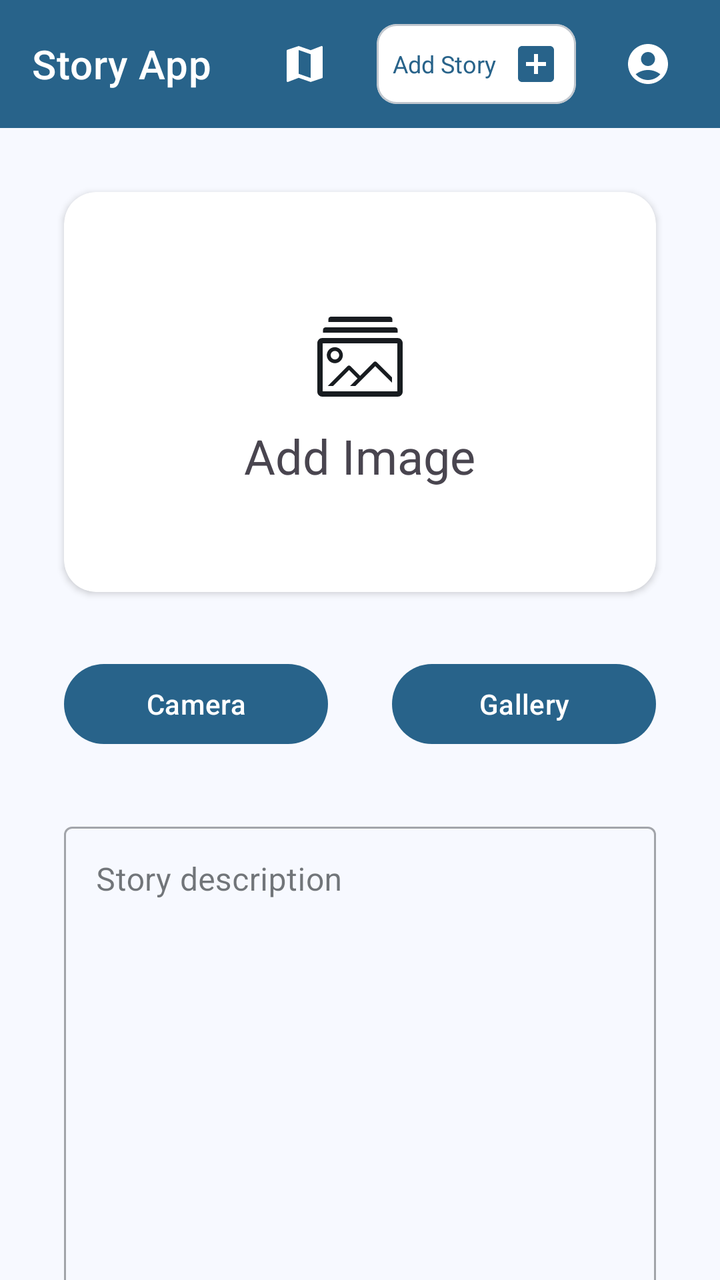
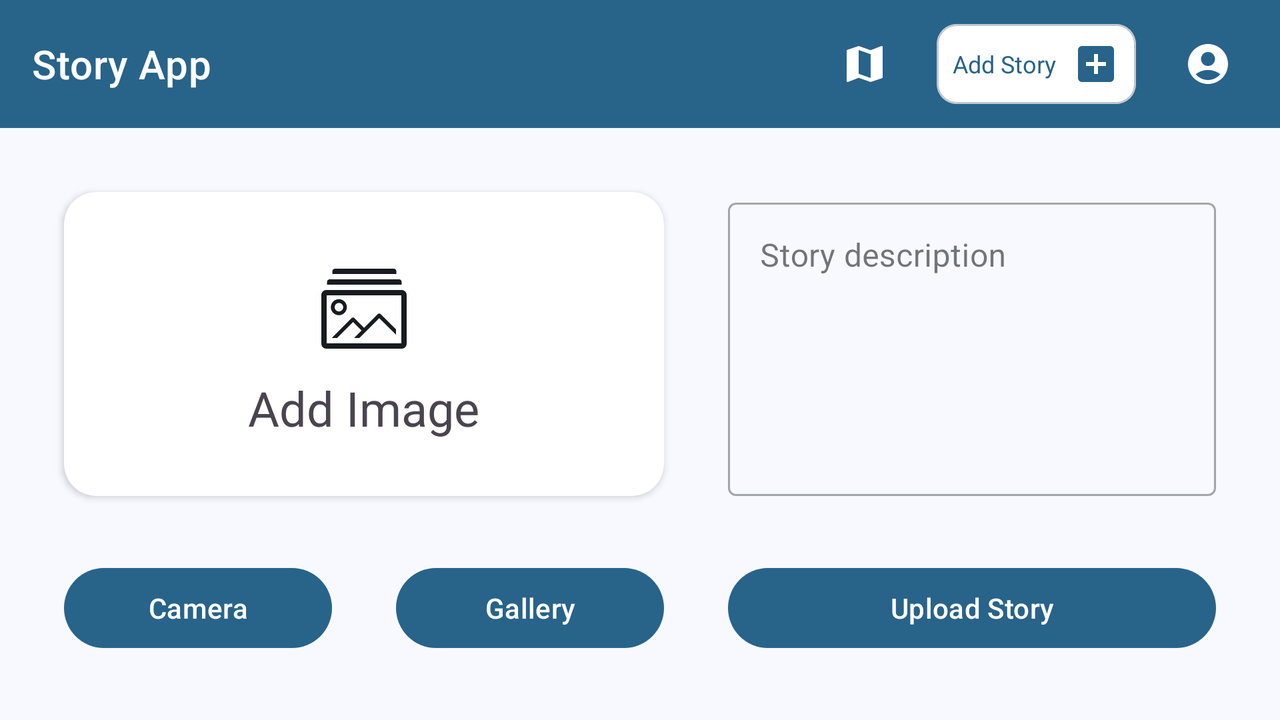

One screen, two layout resources from the same app: the default and the repository's alternative for another configuration. Each is rendered where Android would select it; the XML of both is given below.
<!-- AndroidManifest.xml: application theme AppTheme -->
<!-- res/layout/activity_upload_story.xml -->
<?xml version="1.0" encoding="utf-8"?>
<androidx.coordinatorlayout.widget.CoordinatorLayout xmlns:android="http://schemas.android.com/apk/res/android"
    xmlns:app="http://schemas.android.com/apk/res-auto"
    xmlns:tools="http://schemas.android.com/tools"
    android:id="@+id/main"
    android:layout_width="match_parent"
    android:layout_height="match_parent"
    tools:context=".ui.upload.UploadStoryActivity">

    <include layout="@layout/layout_appbar" />

    <androidx.core.widget.NestedScrollView
        android:layout_marginTop="?attr/actionBarSize"
        android:layout_width="match_parent"
        android:layout_height="match_parent">
        <androidx.constraintlayout.widget.ConstraintLayout
            android:layout_width="match_parent"
            android:layout_height="match_parent"
            >

            <androidx.cardview.widget.CardView
                android:id="@+id/iv_story_image_container"
                android:layout_width="match_parent"
                android:layout_height="200dp"
                android:layout_margin="32dp"
                app:cardCornerRadius="16dp"
                app:layout_constraintEnd_toEndOf="parent"
                app:layout_constraintStart_toStartOf="parent"
                app:layout_constraintTop_toTopOf="parent">

                <androidx.constraintlayout.widget.ConstraintLayout
                    android:layout_width="match_parent"
                    android:layout_height="match_parent">

                    <LinearLayout
                        android:id="@+id/iv_preview_image_container"
                        android:layout_width="match_parent"
                        android:layout_height="match_parent"
                        android:gravity="center"
                        android:orientation="vertical"
                        app:layout_constraintBottom_toBottomOf="parent"
                        app:layout_constraintEnd_toEndOf="parent"
                        app:layout_constraintStart_toStartOf="parent"
                        app:layout_constraintTop_toTopOf="parent"
                        tools:ignore="UseCompoundDrawables">

                        <ImageView
                            android:layout_width="64dp"
                            android:layout_height="64dp"
                            android:src="@drawable/ic_gallery"
                            tools:ignore="ContentDescription" />

                        <TextView
                            android:layout_width="wrap_content"
                            android:layout_height="wrap_content"
                            android:text="@string/add_image"
                            android:textSize="24sp" />
                    </LinearLayout>

                    <ImageView
                        android:id="@+id/iv_story_image_placeholder"
                        android:layout_width="match_parent"
                        android:layout_height="match_parent"
                        android:scaleType="centerCrop"
                        android:visibility="gone"
                        app:layout_constraintBottom_toBottomOf="parent"
                        app:layout_constraintEnd_toEndOf="parent"
                        app:layout_constraintStart_toStartOf="parent"
                        app:layout_constraintTop_toTopOf="parent"
                        tools:ignore="ContentDescription"
                        tools:src="@tools:sample/avatars" />
                </androidx.constraintlayout.widget.ConstraintLayout>
            </androidx.cardview.widget.CardView>

            <LinearLayout
                android:id="@+id/button_container"
                android:layout_width="match_parent"
                android:layout_height="wrap_content"
                android:gravity="center"
                android:orientation="horizontal"
                android:padding="32dp"
                app:layout_constraintEnd_toEndOf="parent"
                app:layout_constraintStart_toStartOf="parent"
                app:layout_constraintTop_toBottomOf="@id/iv_story_image_container">

                <com.google.android.material.button.MaterialButton
                    android:id="@+id/btn_camera"
                    android:layout_width="0dp"
                    android:layout_height="wrap_content"
                    android:layout_marginEnd="16dp"
                    android:layout_weight="1"
                    android:text="@string/camera" />

                <com.google.android.material.button.MaterialButton
                    android:id="@+id/btn_gallery"
                    android:layout_width="0dp"
                    android:layout_height="wrap_content"
                    android:layout_marginStart="16dp"
                    android:layout_weight="1"
                    android:text="@string/gallery" />
            </LinearLayout>

            <com.google.android.material.textfield.TextInputLayout
                android:id="@+id/descEditTextLayout"
                style="@style/Widget.MaterialComponents.TextInputLayout.OutlinedBox"
                android:layout_width="match_parent"
                android:layout_height="272dp"
                android:layout_marginHorizontal="32dp"
                android:layout_marginBottom="32dp"
                app:layout_constraintBottom_toTopOf="@id/btn_upload"
                app:layout_constraintEnd_toEndOf="parent"
                app:layout_constraintStart_toStartOf="parent"
                app:layout_constraintTop_toBottomOf="@id/button_container">

                <com.google.android.material.textfield.TextInputEditText
                    android:id="@+id/descEditText"
                    android:layout_width="match_parent"
                    android:layout_height="match_parent"
                    android:hint="@string/story_description"
                    android:inputType="textMultiLine"
                    android:gravity="top|start"
                    android:scrollbars="vertical"
                    tools:ignore="SpeakableTextPresentCheck" />
            </com.google.android.material.textfield.TextInputLayout>

            <com.google.android.material.button.MaterialButton
                android:id="@+id/btn_upload"
                android:layout_width="match_parent"
                android:layout_height="wrap_content"
                android:layout_margin="32dp"
                android:text="@string/upload_story"
                app:layout_constraintBottom_toBottomOf="parent"
                app:layout_constraintEnd_toEndOf="parent"
                app:layout_constraintStart_toStartOf="parent" />
        </androidx.constraintlayout.widget.ConstraintLayout>
    </androidx.core.widget.NestedScrollView>

</androidx.coordinatorlayout.widget.CoordinatorLayout>
<!-- res/layout/layout_appbar.xml (included above) -->
<?xml version="1.0" encoding="utf-8"?>
<com.google.android.material.appbar.AppBarLayout xmlns:android="http://schemas.android.com/apk/res/android"
    android:id="@+id/app_bar_layout"
    xmlns:app="http://schemas.android.com/apk/res-auto"
    xmlns:tools="http://schemas.android.com/tools"
    android:layout_width="match_parent"
    android:layout_height="wrap_content">

    <com.google.android.material.appbar.MaterialToolbar
        android:id="@+id/my_app_bar"
        style="@style/Widget.MaterialComponents.Toolbar.Primary"
        android:layout_width="match_parent"
        android:layout_height="?attr/actionBarSize"
        app:title="@string/app_name">

        <LinearLayout
            android:orientation="horizontal"
            android:layout_width="wrap_content"
            android:layout_height="wrap_content"
            android:layout_gravity="end"
            android:layout_marginEnd="16dp">

            <ImageButton
                android:id="@+id/action_map"
                android:layout_width="match_parent"
                android:layout_height="match_parent"
                android:background="@android:color/transparent"
                android:contentDescription="@string/action_map"
                android:layout_marginEnd="16dp"
                android:padding="8dp"
                android:src="@drawable/ic_baseline_map_24"
                tools:ignore="TouchTargetSizeCheck" />

            
            <com.google.android.material.card.MaterialCardView
                android:id="@+id/action_add_story"
                android:layout_width="wrap_content"
                android:layout_height="wrap_content"
                android:layout_marginEnd="16dp"
                android:contentDescription="@string/action_add_story"
                app:cardBackgroundColor="@color/md_theme_onPrimary"
                app:cardCornerRadius="10dp">

                <LinearLayout
                    android:layout_width="wrap_content"
                    android:layout_height="wrap_content"
                    android:background="@android:color/transparent"
                    android:gravity="center_vertical"
                    android:orientation="horizontal"
                    android:padding="8dp">

                    <TextView
                        android:id="@+id/menu_item_title"
                        android:layout_width="wrap_content"
                        android:layout_height="wrap_content"
                        android:text="@string/add_story"
                        android:textColor="@color/md_theme_primary"
                        android:textSize="12sp" />

                    <ImageView
                        android:id="@+id/menu_item_icon"
                        android:layout_width="24dp"
                        android:layout_height="24dp"
                        android:layout_marginStart="8dp"
                        android:src="@drawable/ic_baseline_add_box_24"
                        app:tint="@color/md_theme_primary"
                        tools:ignore="ContentDescription" />
                </LinearLayout>
            </com.google.android.material.card.MaterialCardView>

            
            <ImageButton
                android:id="@+id/action_profile"
                android:layout_width="match_parent"
                android:layout_height="match_parent"
                android:background="@android:color/transparent"
                android:contentDescription="@string/action_profile"
                android:padding="8dp"
                android:src="@drawable/ic_baseline_account_circle_24"
                tools:ignore="TouchTargetSizeCheck" />
        </LinearLayout>
    </com.google.android.material.appbar.MaterialToolbar>
</com.google.android.material.appbar.AppBarLayout>
<!-- resources referenced by this layout -->
<resources>
  <color name="md_theme_onPrimary">#FFFFFF</color>
  <color name="md_theme_primary">#28638A</color>
  <!-- drawable ic_baseline_add_box_24 (drawable) -->
  <vector xmlns:android="http://schemas.android.com/apk/res/android"
      android:width="24dp"
      android:height="24dp"
      android:tint="@color/md_theme_onPrimary"
      android:viewportWidth="24"
      android:viewportHeight="24">
  
      <path
          android:fillColor="@color/md_theme_onPrimary"
          android:pathData="M19,3L5,3c-1.11,0 -2,0.9 -2,2v14c0,1.1 0.89,2 2,2h14c1.1,0 2,-0.9 2,-2L21,5c0,-1.1 -0.9,-2 -2,-2zM17,13h-4v4h-2v-4L7,13v-2h4L11,7h2v4h4v2z" />
  
  </vector>
  <string name="action_add_story">Action Add Story</string>
  <string name="action_map">Action map</string>
  <string name="action_profile">Action Profile</string>
  <string name="add_image">Add Image</string>
  <string name="add_story">Add Story</string>
  <string name="app_name">Story App</string>
  <string name="camera">Camera</string>
  <string name="gallery">Gallery</string>
  <string name="story_description">Story description</string>
  <string name="upload_story">Upload Story</string>
  <color name="md_theme_primaryContainer">#CAE6FF</color>
  <color name="md_theme_onPrimaryContainer">#001E30</color>
  <color name="md_theme_secondary">#50606F</color>
  <color name="md_theme_onSecondary">#FFFFFF</color>
  <color name="md_theme_secondaryContainer">#D3E5F6</color>
  <color name="md_theme_onSecondaryContainer">#0C1D29</color>
  <color name="md_theme_tertiary">#2D628B</color>
  <color name="md_theme_onTertiary">#FFFFFF</color>
  <color name="md_theme_tertiaryContainer">#CDE5FF</color>
  <color name="md_theme_onTertiaryContainer">#001D32</color>
  <color name="md_theme_error">#BA1A1A</color>
  <color name="md_theme_onError">#FFFFFF</color>
  <color name="md_theme_errorContainer">#FFDAD6</color>
  <color name="md_theme_onErrorContainer">#410002</color>
  <color name="md_theme_background">#F7F9FF</color>
  <color name="md_theme_onBackground">#181C20</color>
  <color name="md_theme_surface">#F7F9FF</color>
  <color name="md_theme_onSurface">#181C20</color>
  <color name="md_theme_surfaceVariant">#DDE3EA</color>
  <color name="md_theme_onSurfaceVariant">#41474D</color>
  <color name="md_theme_outline">#72787E</color>
  <color name="md_theme_outlineVariant">#C1C7CE</color>
  <color name="md_theme_inverseSurface">#2D3135</color>
  <color name="md_theme_inverseOnSurface">#EEF1F6</color>
  <color name="md_theme_inversePrimary">#96CCF8</color>
  <color name="md_theme_primaryFixed">#CAE6FF</color>
  <color name="md_theme_onPrimaryFixed">#001E30</color>
  <color name="md_theme_primaryFixedDim">#96CCF8</color>
  <color name="md_theme_onPrimaryFixedVariant">#004B70</color>
  <color name="md_theme_secondaryFixed">#D3E5F6</color>
  <color name="md_theme_onSecondaryFixed">#0C1D29</color>
  <color name="md_theme_secondaryFixedDim">#B7C9D9</color>
  <color name="md_theme_onSecondaryFixedVariant">#384956</color>
  <color name="md_theme_tertiaryFixed">#CDE5FF</color>
  <color name="md_theme_onTertiaryFixed">#001D32</color>
  <color name="md_theme_tertiaryFixedDim">#9ACCFA</color>
  <color name="md_theme_onTertiaryFixedVariant">#0A4A72</color>
  <color name="md_theme_surfaceDim">#D7DADF</color>
  <color name="md_theme_surfaceBright">#F7F9FF</color>
  <color name="md_theme_surfaceContainerLowest">#FFFFFF</color>
  <color name="md_theme_surfaceContainerLow">#F1F4F9</color>
  <color name="md_theme_surfaceContainer">#EBEEF3</color>
  <color name="md_theme_surfaceContainerHigh">#E5E8ED</color>
  <color name="md_theme_surfaceContainerHighest">#E0E3E8</color>
</resources>
<!-- res/layout-land/activity_upload_story.xml (the repository's variant of the layout above) -->
<!-- drawn on the phone turned sideways -->
<?xml version="1.0" encoding="utf-8"?>
<androidx.coordinatorlayout.widget.CoordinatorLayout xmlns:android="http://schemas.android.com/apk/res/android"
    xmlns:app="http://schemas.android.com/apk/res-auto"
    xmlns:tools="http://schemas.android.com/tools"
    android:id="@+id/main"
    android:layout_width="match_parent"
    android:layout_height="match_parent"
    tools:context=".ui.upload.UploadStoryActivity">

    <include layout="@layout/layout_appbar" />

    <androidx.constraintlayout.widget.ConstraintLayout
        android:layout_width="match_parent"
        android:layout_height="match_parent"
        android:layout_marginTop="?attr/actionBarSize">

        <androidx.cardview.widget.CardView
            android:id="@+id/iv_story_image_container"
            android:layout_width="300dp"
            android:layout_height="0dp"
            android:layout_margin="32dp"
            app:cardCornerRadius="16dp"
            app:layout_constraintStart_toStartOf="parent"
            app:layout_constraintTop_toTopOf="parent"
            app:layout_constraintBottom_toTopOf="@id/button_container">

            <androidx.constraintlayout.widget.ConstraintLayout
                android:layout_width="match_parent"
                android:layout_height="match_parent">

                <LinearLayout
                    android:id="@+id/iv_preview_image_container"
                    android:layout_width="match_parent"
                    android:layout_height="match_parent"
                    android:gravity="center"
                    android:orientation="vertical"
                    app:layout_constraintBottom_toBottomOf="parent"
                    app:layout_constraintEnd_toEndOf="parent"
                    app:layout_constraintHorizontal_bias="0.0"
                    app:layout_constraintStart_toStartOf="parent"
                    app:layout_constraintTop_toTopOf="parent"
                    app:layout_constraintVertical_bias="0.0"
                    tools:ignore="UseCompoundDrawables">

                    <ImageView
                        android:layout_width="64dp"
                        android:layout_height="64dp"
                        android:src="@drawable/ic_gallery"
                        tools:ignore="ContentDescription" />

                    <TextView
                        android:layout_width="wrap_content"
                        android:layout_height="wrap_content"
                        android:text="@string/add_image"
                        android:textSize="24sp" />
                </LinearLayout>

                <ImageView
                    android:id="@+id/iv_story_image_placeholder"
                    android:layout_width="match_parent"
                    android:layout_height="match_parent"
                    android:scaleType="centerCrop"
                    android:visibility="gone"
                    app:layout_constraintBottom_toBottomOf="parent"
                    app:layout_constraintEnd_toEndOf="parent"
                    app:layout_constraintStart_toStartOf="parent"
                    app:layout_constraintTop_toTopOf="parent"
                    tools:ignore="ContentDescription"
                    tools:src="@tools:sample/avatars" />
            </androidx.constraintlayout.widget.ConstraintLayout>
        </androidx.cardview.widget.CardView>

        <LinearLayout
            android:id="@+id/button_container"
            android:layout_width="300dp"
            android:layout_height="wrap_content"
            android:layout_marginStart="32dp"
            android:layout_marginBottom="32dp"
            android:gravity="center"
            android:orientation="horizontal"
            app:layout_constraintStart_toStartOf="parent"
            app:layout_constraintBottom_toBottomOf="parent">

            <com.google.android.material.button.MaterialButton
                android:id="@+id/btn_camera"
                android:layout_width="0dp"
                android:layout_height="wrap_content"
                android:layout_marginEnd="16dp"
                android:layout_weight="1"
                android:text="@string/camera" />

            <com.google.android.material.button.MaterialButton
                android:id="@+id/btn_gallery"
                android:layout_width="0dp"
                android:layout_height="wrap_content"
                android:layout_marginStart="16dp"
                android:layout_weight="1"
                android:text="@string/gallery" />
        </LinearLayout>

        <com.google.android.material.textfield.TextInputLayout
            android:id="@+id/descEditTextLayout"
            style="@style/Widget.MaterialComponents.TextInputLayout.OutlinedBox"
            android:layout_width="0dp"
            android:layout_height="0dp"
            android:layout_marginHorizontal="32dp"
            android:layout_marginTop="32dp"
            android:layout_marginBottom="32dp"
            app:layout_constraintBottom_toTopOf="@id/btn_upload"
            app:layout_constraintEnd_toEndOf="parent"
            app:layout_constraintStart_toEndOf="@+id/iv_story_image_container"
            app:layout_constraintTop_toBottomOf="@id/button_container"
            app:layout_constraintTop_toTopOf="parent">

            <com.google.android.material.textfield.TextInputEditText
                android:id="@+id/descEditText"
                android:layout_width="match_parent"
                android:layout_height="match_parent"
                android:hint="@string/story_description"
                android:inputType="textMultiLine"
                android:gravity="top|start"
                android:scrollbars="vertical"
                tools:ignore="SpeakableTextPresentCheck" />
        </com.google.android.material.textfield.TextInputLayout>

        <com.google.android.material.button.MaterialButton
            android:id="@+id/btn_upload"
            android:layout_width="0dp"
            android:layout_height="wrap_content"
            android:layout_margin="32dp"
            android:layout_marginStart="227dp"
            android:text="@string/upload_story"
            app:layout_constraintBottom_toBottomOf="parent"
            app:layout_constraintEnd_toEndOf="parent"
            app:layout_constraintStart_toEndOf="@+id/button_container" />
    </androidx.constraintlayout.widget.ConstraintLayout>
</androidx.coordinatorlayout.widget.CoordinatorLayout>
